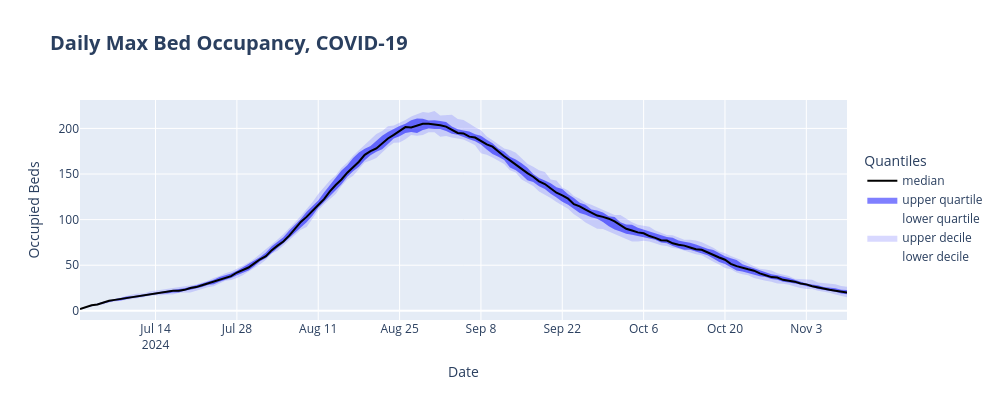

The code cell stored with this chart in its notebook:
### Markdown cell above
## Plotly graphs

### Code cell
from plotly import graph_objects as go

def plot_quantiles_plotly(dfs, title: str):
    """Plot quantiles of multiple DataFrames."""
    quantiles = join_dfs(dfs, list(range(len(dfs))))\
        .quantile(q=QUANTILES, axis=1).T

    fig = go.Figure()

    # fill between lower and upper deciles
    fig.add_trace(go.Scatter(
        x=quantiles.index,
        y=quantiles[0.1],
        name='lower decile',
        line={'width': 0},
        legend=None
    ))
    fig.add_trace(go.Scatter(
        x=quantiles.index,
        y=quantiles[0.9],
        name='upper decile',
        fillcolor='rgba(127, 127, 255, 0.3)',  # Fill color with transparency
        fill='tonexty',
        line={'width': 0},
        legend=None
    ))

    # # fill between lower and upper quartiles
    fig.add_trace(go.Scatter(
        x=quantiles.index,
        y=quantiles[0.25],
        name='lower quartile',
        line={'width': 0},
        legend=None
    ))
    fig.add_trace(go.Scatter(
        x=quantiles.index,
        y=quantiles[0.75],
        name='upper quartile',
        fillcolor='rgba(0, 0, 255, 0.5)',  # Fill color with transparency
        fill='tonexty',
        line={'width': 0},
        legend=None
    ))

    # median line
    fig.add_trace(go.Scatter(
        x=quantiles.index,
        y=quantiles[0.5],
        mode='lines',
        name='median',
        line=dict(color='black', width=2),
        legend=None
    ))

    fig.update_layout(
        title=title,
        title_font_weight='bold',
        title_font_size=20,
        xaxis_title='Date',
        yaxis_title='Occupied Beds',
        legend_title='Quantiles',
        height=400,
        width=1000,
        legend_y=0.5,
        hovermode='x unified',
    )
    return fig, quantiles

fig, quantiles = plot_quantiles_plotly(resample(sim30_results), title=f'Daily Max Bed Occupancy, {disease_name}')
fig.show()
quantiles

### Figure 1 — Plotly figure (JSON) as saved in the notebook; plotly's stock layout.template omitted (floating-point values rounded to 4 significant figures; data arrays with more than 128 entries replaced by an {"elided": "..."} marker saying what was removed)
{"data": [{"line": {"width": 0}, "name": "lower decile", "type": "scatter", "x": {"elided": "133 str values"}, "y": {"elided": "133 float values"}}, {"fill": "tonexty", "fillcolor": "rgba(127, 127, 255, 0.3)", "line": {"width": 0}, "name": "upper decile", "type": "scatter", "x": {"elided": "133 str values"}, "y": {"elided": "133 float values"}}, {"line": {"width": 0}, "name": "lower quartile", "type": "scatter", "x": {"elided": "133 str values"}, "y": {"elided": "133 float values"}}, {"fill": "tonexty", "fillcolor": "rgba(0, 0, 255, 0.5)", "line": {"width": 0}, "name": "upper quartile", "type": "scatter", "x": {"elided": "133 str values"}, "y": {"elided": "133 float values"}}, {"line": {"color": "black", "width": 2}, "mode": "lines", "name": "median", "type": "scatter", "x": {"elided": "133 str values"}, "y": {"elided": "133 float values"}}], "layout": {"height": 400, "hovermode": "x unified", "legend": {"title": {"text": "Quantiles"}, "y": 0.5}, "title": {"font": {"size": 20, "weight": "bold"}, "text": "Daily Max Bed Occupancy, COVID-19"}, "width": 1000, "xaxis": {"title": {"text": "Date"}}, "yaxis": {"title": {"text": "Occupied Beds"}}}}
